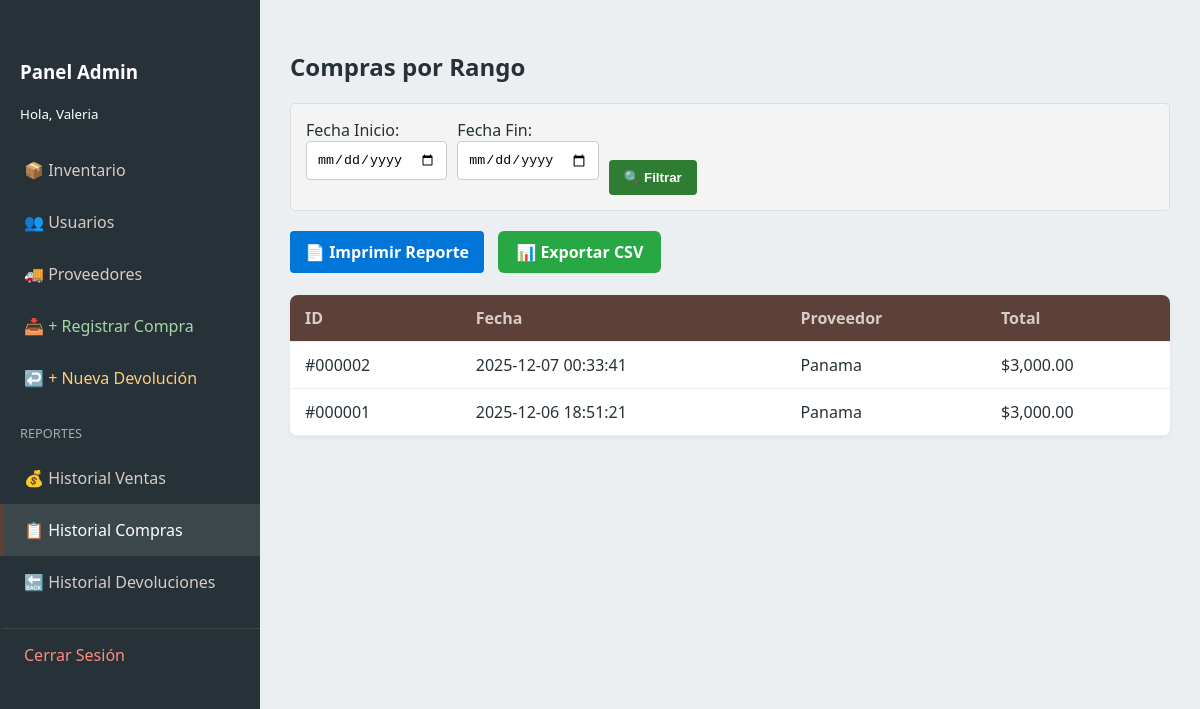
Page /admin_historial_compras.php (signed in) on the committed database.
### tables this page shows
CREATE TABLE `compras` (
  `id` int(10) UNSIGNED NOT NULL,
  `id_proveedor` int(10) UNSIGNED NOT NULL,
  `fecha` datetime NOT NULL DEFAULT current_timestamp(),
  `total` decimal(10,2) NOT NULL
);

CREATE TABLE `proveedores` (
  `id` int(10) UNSIGNED NOT NULL,
  `nombre` varchar(150) NOT NULL,
  `correo` varchar(120) DEFAULT NULL,
  `telefono` varchar(20) DEFAULT NULL,
  `activo` tinyint(1) NOT NULL DEFAULT 1,
  `creado_en` timestamp NOT NULL DEFAULT current_timestamp()
);

### admin_historial_compras.php (the view, shortened to what this page needs)
<?php
require 'db.php';
$fecha_ini = isset($_GET['f_ini']) ? $_GET['f_ini'] : '';
$fecha_fin = isset($_GET['f_fin']) ? $_GET['f_fin'] : '';
$condicion = "";
if (!empty($fecha_ini) && !empty($fecha_fin)) {
    $condicion = " WHERE c.fecha BETWEEN '$fecha_ini 00:00:00' AND '$fecha_fin 23:59:59' ";
    $orden = " ORDER BY c.id ASC ";
} else {
    $orden = " ORDER BY c.id DESC LIMIT 50";
}
$sql = "SELECT c.*, p.nombre as proveedor
        FROM compras c
        JOIN proveedores p ON c.id_proveedor = p.id
        $condicion $orden";
$compras = $conn->query($sql);
?>
<!DOCTYPE html>
<html lang="es">
<head>
    <link rel="stylesheet" href="style/styles.css">
</head>
<body>
    <div class="admin-layout">
         <nav class="sidebar">
            <div style="padding: 20px;">
                <h3>Panel Admin</h3>
                <small>Hola, <?= htmlspecialchars($_SESSION['user_name']); ?></small>
            </div>
            <div class="menu">
                <a href="admin.php" >📦 Inventario</a>
                <a href="admin_usuarios.php">👥 Usuarios</a>
                <a href="admin_proveedores.php">🚚 Proveedores</a>
                <a href="admin_compras.php" style="color:#A5D6A7;">📥 + Registrar Compra</a>
                <a href="admin_devoluciones.php" style="color:#FFCC80;">↩️ + Nueva Devolución</a>
                <div style="padding:10px 20px; color:#aaa; font-size:0.8rem; margin-top:10px;">REPORTES</div>
                <a href="admin_reporte_ventas.php">💰 Historial Ventas</a>
                <a href="admin_historial_compras.php"class="active">📋 Historial Compras</a>
                <a href="admin_historial_devoluciones.php">🔙 Historial Devoluciones</a>
                <a href="logout.php" style="border-top: 1px solid #444; color: #ff8a80; margin-top:20px;">Cerrar Sesión</a>
            </div>
        </nav>
        <main class="admin-content">
            <h2>Compras por Rango</h2>
            <form class="filter-box">
                <div><label>Fecha Inicio:</label><br><input type="date" name="f_ini" class="form-control" value="<?= $fecha_ini ?>" required></div>
                <div><label>Fecha Fin:</label><br><input type="date" name="f_fin" class="form-control" value="<?= $fecha_fin ?>" required></div>
                <button type="submit" class="btn btn-success">🔍 Filtrar</button>
            </form>
            <div class="no-print">
                <a href="reporte_compras.php?f_ini=<?= $fecha_ini ?>&f_fin=<?= $fecha_fin ?>" target="_blank" class="btn btn-primary" >📄 Imprimir Reporte</a>
                <a href="exportar_compras.php" class="btn" style="background:#28a745; color:white; text-decoration:none; padding:10px 18px; border-radius:6px; margin-left:10px;">📊 Exportar CSV</a>
            </div>
            <br>
            <table class="admin-table">
                <thead><tr><th>ID</th><th>Fecha</th><th>Proveedor</th><th>Total</th></tr></thead>
                <tbody>
                    <?php while($r = $compras->fetch_assoc()): ?>
                    <tr>
                        <td>#<?= str_pad($r['id'], 6, "0", STR_PAD_LEFT) ?></td>
                        <td><?= $r['fecha'] ?></td>
                        <td><?= $r['proveedor'] ?></td>
                        <td>$<?= number_format($r['total'], 2) ?></td>
                    </tr>
                    <?php endwhile; ?>
                </tbody>
            </table>
        </main>
    </div>
</body>
</html>

### PASTELERIA MZ/style/styles.css (style rules this page uses)
:root { --primary: #5D4037; --secondary: #D7CCC8; --accent: #2E7D32; --danger: #C62828; --dark: #263238; --light: #ECEFF1; --white: #ffffff; --sidebar-width: 260px; }
* { box-sizing: border-box; }
body { font-family: 'Segoe UI', sans-serif; background: var(--light); margin: 0; color: var(--dark); }
.btn { border: none; padding: 10px 15px; border-radius: 4px; cursor: pointer; font-weight: bold; color: white; transition: 0.2s; text-decoration: none; display: inline-block; }
.btn-primary { background: var(--primary); }
.btn-success { background: var(--accent); }
.admin-layout { display: flex; min-height: 100vh; position: relative; }
.sidebar { width: var(--sidebar-width); background: var(--dark); color: var(--white); display: flex; flex-direction: column; padding: 20px 0; transition: all 0.3s ease; z-index: 1000; }
.sidebar a { color: var(--secondary); text-decoration: none; padding: 15px 20px; display: block; border-left: 4px solid transparent; transition: 0.2s; }
.sidebar a:hover, .sidebar a.active { background: rgba(255,255,255,0.1); border-left-color: var(--primary); color: var(--white); }
.admin-content { flex: 1; padding: 30px; overflow-y: auto; width: 100%; }
.admin-table { width: 100%; border-collapse: collapse; background: var(--white); border-radius: 8px; overflow: hidden; box-shadow: 0 2px 5px rgba(0,0,0,0.05); }
.admin-table th, .admin-table td { padding: 12px 15px; text-align: left; border-bottom: 1px solid #eee; }
.admin-table th { background: var(--primary); color: var(--secondary); font-weight: bold; }
.form-control { width: 100%; padding: 10px; margin-bottom: 15px; border: 1px solid #ccc; border-radius: 4px; }

### admin_historial_compras.php (style rules this page uses)
.filter-box { background: #f4f4f4; padding: 15px; border-radius: 5px; margin-bottom: 20px; border: 1px solid #ddd; display: flex; gap: 10px; align-items: flex-end; }
.btn-primary { background:#0275d8; }

### rows in the picture
compras: id "000002", fecha "2025-12-07 00:33:41", id_proveedor.nombre "Panama", total "3,000.00"
compras: id "000001", fecha "2025-12-06 18:51:21", id_proveedor.nombre "Panama", total "3,000.00"

### other values in the picture
$_SESSION['user_name'] "Valeria"
